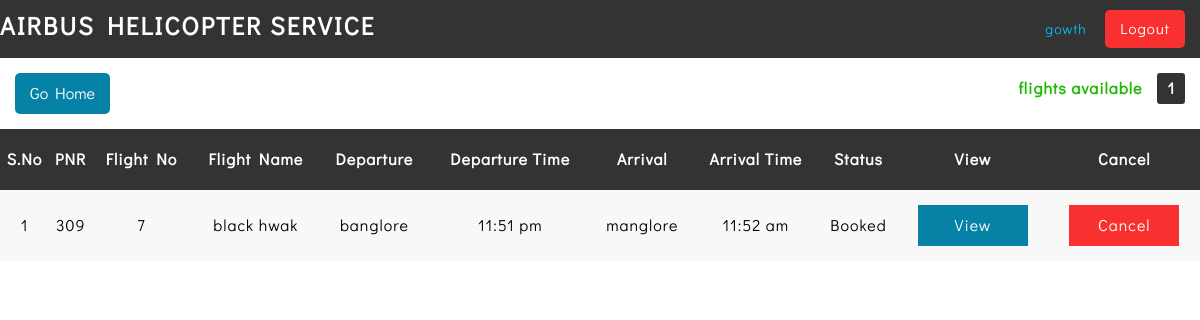
The app's page /user/viewMyTicket.php (signed in) with its own data.
### tables this page shows
CREATE TABLE `booking` (
  `id` int(10) NOT NULL,
  `uname` varchar(100) NOT NULL,
  `pnr` int(225) NOT NULL,
  `customer` varchar(100) NOT NULL,
  `no` int(10) NOT NULL,
  `name` varchar(100) NOT NULL,
  `departure` text NOT NULL,
  `d_time` text NOT NULL,
  `arrival` text NOT NULL,
  `a_time` text NOT NULL,
  `date` text NOT NULL,
  `adult` int(10) DEFAULT NULL,
  `child` int(10) DEFAULT NULL,
  `seats` int(10) NOT NULL,
  `email` text NOT NULL,
  `dob` text NOT NULL,
  `gender` text NOT NULL,
  `price` int(10) NOT NULL,
  `status` text NOT NULL
);

### user/viewMyTicket.php (the view, shortened to what this page needs)
<?php
$con = mysqli_connect('localhost', 'root', '', 'project');
if (!isset($_SESSION['username'])) {
	header("location:user-login.php");
} else {
	$u_name = $_SESSION['username'];
?>
	<!DOCTYPE html>
	<html>
	<head>
		<link rel="stylesheet" type="text/css" href="css/ars.css" />
	</head>
	<body>
		<div class="header-area-full">
			<div class="container">
				<div class="header-area">
					<a class="brand-title" href="http://localhost/hal/user/user-home.php">AIRBUS HELICOPTER SERVICE</a>
					<div class="header-menu" id="myNavbar">
						<span class="uname_header"><?php echo $u_name; ?></span>
						<a class="user-option btn-danger" href="user-logout.php">Logout</a>
					</div>
				</div>
			</div>
		</div>
		<div class="view-area-full">
			<div class="container">
				<div class="view-area">
					<span class='go-back-span'>
						<a class='go-back' href='user-home.php'>Go Home</a>
					</span>
					<?php
					$search_query = "SELECT * FROM booking WHERE uname='$u_name'";
					$res = mysqli_query($con, $search_query);
					if ($res) {
						if (mysqli_num_rows($res) > 0) {
							echo "<div class='success count-div'>flights available<span class='flight-count'>" . mysqli_num_rows($res) . "</span></div>";
							echo "<table class='flights-view-table'>";
							echo "<thead>
											<tr>
												<th>S.No</th>
												<th>PNR</th>
												<th>Flight No</th>
												<th>Flight Name</th>
												<th>Departure</th>
												<th>Departure Time</th>
												<th>Arrival</th>
												<th>Arrival Time</th>
												<th>Status</th>
												<th>View</th>
												<th>Cancel</th>
											</tr>
										</thead>";
							$i = 0;
							while ($row = mysqli_fetch_array($res)) {
								$i = $i + 1;
								echo "<tr>";
								echo "<td>" . $i . "</td>";
								echo "<td>" . $row['pnr'] . "</td>";
								echo "<td>" . $row['no'] . "</td>";
								echo "<td>" . $row['name'] . "</td>";
								echo "<td>" . $row['departure'] . "</td>";
								echo "<td>" . $row['d_time'] . "</td>";
								echo "<td>" . $row['arrival'] . "</td>";
								echo "<td>" . $row['a_time'] . "</td>";
								echo "<td>" . $row['status'] . "</td>";
								echo "<td>
								    <a class='view-option' href='viewTicket.php?pnr=" . $row['pnr'] . "'>View</a>
								    </td>";
								echo "<td>
								    <a class='cancel-option' href='cancelTicket.php?pnr=" . $row['pnr'] . "'>Cancel</a>
								    </td>";
								echo "</tr>";
							}
							echo "</table>";
						} else {
							$search_empty = "<div class='error-msg'>No Reserved Flight Tickets</div>";
						}
					} else {
						$searc_query_error = "<div class='error-msg' >query not executed : error</div>";
					}
					?>
				</div>
			</div>
		</div>
	</body>
	</html>
<?php
}
?>

### user/css/ars.css (style rules this page uses)
* { margin: 0; padding: 0; }
body { font-size: 100%; line-height: 1.3; font-family: "DidactGothic", sans-serif; }
.container { max-width: 1200px; width: 100%; margin: 0 auto; }
.success { margin: 40px auto 0px; text-align: center; color: #1eb902; font-size: 16px; letter-spacing: 1px; font-weight: bold; }
.header-area-full { background-color: #333; padding: 10px 0px; }
a.brand-title { float: left; text-decoration: none; letter-spacing: 2px; font-size: 25px; font-weight: bold; color: #fff; }
.header-menu { float: right; }
a.user-option { text-decoration: none; color: #fff; letter-spacing: 1px; font-size: 15px; margin: 6px 15px; display: inline-block; }
span.uname_header { margin: 10px 0px; display: inline-block; color: #05bff7; letter-spacing: 1px; font-size: 14px; }
.btn-danger { color: #fff !important; padding: 9px 15px; background-color: #f93030; margin: 0px 15px !important; text-decoration: none; border-radius: 5px; }
span.flight-count { padding: 5px 10px; background-color: #333; border-radius: 3px; color: #fff; }
table.flights-view-table { width: 100%; margin: 0px auto; text-align: center; border-spacing: 0; letter-spacing: 1px; }
table.flights-view-table thead tr th { padding: 20px 0px; background-color: #333; color: #fff; }
table.flights-view-table tbody tr:nth-child(odd) { background-color: #dddddd38; }
.go-back { text-decoration: none; padding: 10px 15px; display: inline-block; background-color: #0782a7; color: #fff; border-radius: 5px; }
.view-area span { margin: 15px; display: inline-block; }
span.go-back-span { float: left; }
.success.count-div { float: right; margin: 0px; }
a.view-option { padding: 10px 0px; display: block; margin: 15px auto; text-decoration: none; background-color: #0782a7; width: 110px; color: #fff; }
a.cancel-option { padding: 10px 0px; display: block; margin: 15px auto; text-decoration: none; background-color: #f93030; width: 110px; color: #fff; }

### records on screen
booking: pnr "309", no "7", name "black hwak", departure "banglore", d_time "11:51 pm", arrival "manglore", a_time "11:52 am", status "Booked"

### other values on screen
$u_name "gowth"
mysqli_num_rows($res) "1"
